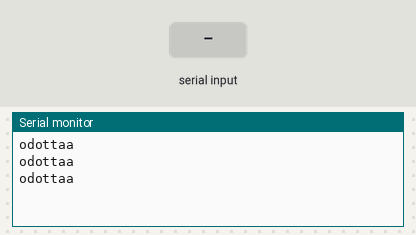
Bench run of a sketch on a simulated Arduino Uno, built with avr-gcc and run on an emulated ATmega328P. Shown: the last lines printed to the serial monitor. The inputs (shaded band) are chosen by the test bench. Random numbers use the default seed unless the sketch sets one.

Above: at 1.5 s.
1.6 s: "makkara,1\n" received over Serial
4.5 s: "CAN_83K3BPS\n" received over Serial
At 6.0 s:
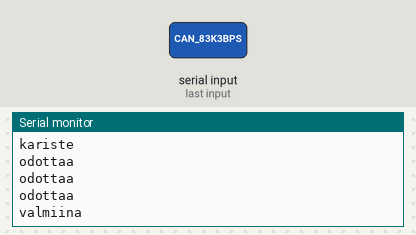
7.0 s: "simu_on\n" received over Serial
At 7.21 s:
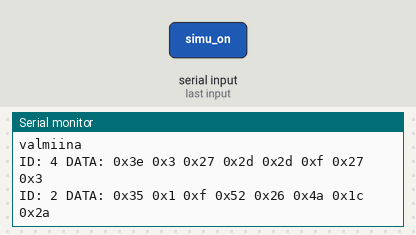
8.7 s: "90,45\n" received over Serial
At 8.75 s:
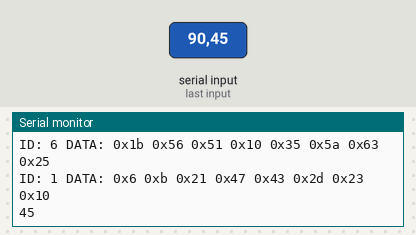
11.8 s: "makkara,150\n" received over Serial
At 11.83 s:
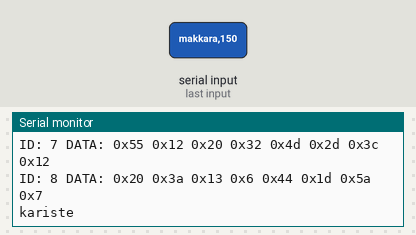

The sketch:

canbus_tool.ino
```cpp
#include <mcp_can.h>
#include <SPI.h>
bool maaritetty = false;
bool simulation = false;
const int SPI_CS_PIN = 10;
MCP_CAN CANB(SPI_CS_PIN);

// 57600
void setup()
{
  randomSeed(analogRead(0));
  Serial.begin(115200);
  while (!Serial) {;}
}

void loop()
{
  if(maaritetty == false)
  {
    canbus_init(); //Määritetäään aloitusasetukset ohjelman kanssa
  }
    else
  {
    canbus_write(); //Kirjoittaa ohjelmalta saapuneen viestin väylään
    canbus_read(); //Lukee väylästä viestejä ja lähettää ohjelmalle
  }
  canbus_simulation();
}
```

bt_card.ino
```cpp

```

canbus_init.ino
```cpp
void canbus_init()
{
  Serial.println("odottaa");
  delay(500);
  if(Serial.available())
  {
    String viesti = Serial.readString();
    if(viesti.indexOf("CAN_83K3BPS") != -1)
    {
      while (CAN_OK != CANB.begin(CAN_83K3BPS))
      {
        Serial.println("fail");
        delay(500);
      }
      Serial.println("valmiina");
      maaritetty = true;
    }
    if(viesti.indexOf("CAN_100KBPS") != -1)
    {
      while (CAN_OK != CANB.begin(CAN_100KBPS))
      {
        Serial.println("fail");
        delay(500);
      }
      Serial.println("valmiina");
      maaritetty = true;
    }
    if(viesti.indexOf("CAN_500KBPS") != -1)
    {
      while (CAN_OK != CANB.begin(CAN_500KBPS))
      {
        Serial.println("fail");
        delay(500);
      }
      Serial.println("valmiina");
      maaritetty = true;
      delay(3000);
    }
    if(viesti.indexOf("makkara") != -1)
    {
      Serial.println("kariste"); // laitteen varmennus ohjelmalle
    }
  }
}
```

canbus_read.ino
```cpp
void canbus_read()
{
  unsigned char len = 1;
  unsigned char buf[8];

  if(CAN_MSGAVAIL == CANB.checkReceive())            // check if data coming
  {
    CANB.readMsgBuf(&len, buf);    // read data,  len: data length, buf: data buf
    unsigned int canId = CANB.getCanId();
    Serial.print("ID: ");
    Serial.print(canId,HEX);
    Serial.print(" DATA: ");
    for(int i = 0; i<len; i++)    // print the data
    {
      /*if (buf[i] < 0b10000000) Serial.print("0");
      if (buf[i] < 0b1000000) Serial.print("0");
      if (buf[i] < 0b100000) Serial.print("0");
      if (buf[i] < 0b10000) Serial.print("0");
      if (buf[i] < 0b1000) Serial.print("0");
      if (buf[i] < 0b100) Serial.print("0");
      if (buf[i] < 0b10) Serial.print("0");
        Serial.print(buf[i], BIN);
          Serial.print(" ");
        */
        Serial.print("0x");
        Serial.print(buf[i],HEX);
        Serial.print(" ");
    }
    Serial.println();
  }
}
```

canbus_simulation.ino
```cpp
void canbus_simulation()
{
  if(simulation)
  {
    delay(100); ///pitää poistaa
    //ID: 407 DATA: 0xFD 0x8 0xBF 0xFF 0xFF 0xFF 0xFF 0xFF
    Serial.print("ID: ");
    Serial.print(String(random(10), HEX)); //
    Serial.print(" DATA: ");
    Serial.print("0x" + String(random(101), HEX));
    Serial.print(" ");
    Serial.print("0x" + String(random(101), HEX));
    Serial.print(" ");
    Serial.print("0x" + String(random(101), HEX));
    Serial.print(" ");
    Serial.print("0x" + String(random(101), HEX));
    Serial.print(" ");
    Serial.print("0x" + String(random(101), HEX));
    Serial.print(" ");
    Serial.print("0x" + String(random(101), HEX));
    Serial.print(" ");
    Serial.print("0x" + String(random(101), HEX));
    Serial.print(" ");
    Serial.println("0x" + String(random(101), HEX));
  }
}
```

canbus_write.ino
```cpp
void canbus_write()
{
  if (Serial.available())
  {
    String viesti = Serial.readStringUntil('\n');

    if(viesti.indexOf("makkara") != -1)
    {
      Serial.println("kariste"); // laitteen varmennus ohjelmalle
    }
      else
    {
      if(viesti.indexOf("simu_on") != -1)
      {
        simulation = true;
      }
        else
      {
        if(viesti.indexOf("simu_off") != -1)
        {
          simulation = false;
        }
          else
        {
          int pilkun_indeksi = viesti.indexOf(',');
          if (pilkun_indeksi != -1)
          {
            String str_pid = viesti.substring(0, pilkun_indeksi); //etitään eka pilkku
            long hex_pid = strtol(str_pid.c_str(), NULL, 16); //muunnetaan str > hex muotoon
            long data[8];
            String loppudata = viesti.substring(pilkun_indeksi+1,viesti.length());
            Serial.println(loppudata);
            for (int i = 0; i < 8; i++)
            {
              pilkun_indeksi = loppudata.indexOf(','); //etsitään seuraava pilkku
              String str_data = loppudata.substring(0, pilkun_indeksi);
              long hex_data = strtol(str_data.c_str(), NULL, 16); //muunnetaan str > hex muotoon
              data[i] = hex_data;
              loppudata = loppudata.substring(pilkun_indeksi+1,loppudata.length()); //lyhennetään tutkittavaa
            }

            byte data_bytes[8];
            for (int i = 0; i < 8; i++)
            {
              data_bytes[i] = static_cast<byte>(data[i]); //tätä pitää vielä testata
            }
            CANB.sendMsgBuf(hex_pid, 0, 8, data_bytes);
          }
        }
      }
    }
  }
}

/*

for debug
Serial.print("id: ");
Serial.print("0x");
Serial.print(hex_pid,HEX);
Serial.print(" data: ");
for (int i = 0; i < 8; i++)
{
  Serial.print("0x");
  Serial.print(data[i],HEX);
  Serial.print(" ");
}

*/

//esimerkki koodi 0x5B4,0x04,0x31,0x03,0x08,0x07,0xFF,0xFF,0xFF josta eka on pid
```

Measured:
- after the input at 4.5 s, the serial monitor: prints a new line after 1.0 s (image 1)
- after the input at 7.0 s, the serial monitor: prints a new line after 0.10 s (image 2)
- after the input at 8.7 s, the serial monitor: prints a new line after 0.05 s (image 3)
